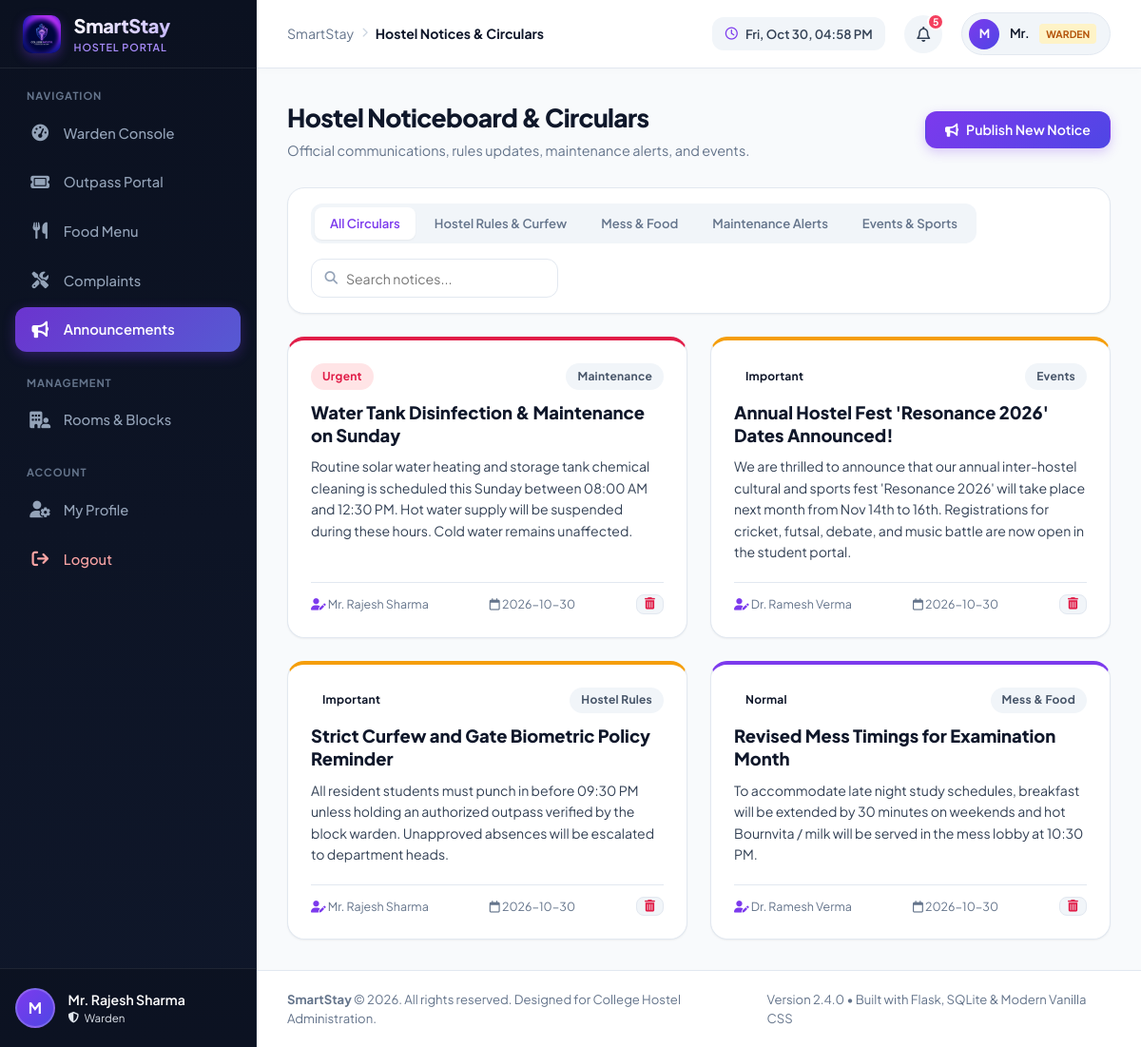
/announcements (signed in), run on the app's committed database.
### tables this page shows
CREATE TABLE users (
        id INTEGER PRIMARY KEY AUTOINCREMENT,
        username TEXT UNIQUE NOT NULL,
        email TEXT UNIQUE NOT NULL,
        password_hash TEXT NOT NULL,
        role TEXT NOT NULL CHECK(role IN ('student', 'warden', 'admin')),
        full_name TEXT NOT NULL,
        phone TEXT,
        avatar TEXT DEFAULT 'default.png',
        created_at TIMESTAMP DEFAULT CURRENT_TIMESTAMP
    );

CREATE TABLE announcements (
        id INTEGER PRIMARY KEY AUTOINCREMENT,
        title TEXT NOT NULL,
        content TEXT NOT NULL,
        priority TEXT DEFAULT 'Normal' CHECK(priority IN ('Urgent', 'Important', 'Normal')),
        category TEXT DEFAULT 'General' CHECK(category IN ('Hostel Rules', 'Mess & Food', 'Maintenance', 'Events', 'General')),
        posted_by INTEGER REFERENCES users(id) ON DELETE SET NULL,
        created_at TIMESTAMP DEFAULT CURRENT_TIMESTAMP
    );

### app.py (the view)
@app.route('/announcements')
@login_required
def announcements():
    category_filter = request.args.get('category', 'all')
    search_query = request.args.get('search', '').strip()
    query = """
        SELECT a.*, u.full_name as author_name, u.role as author_role
        FROM announcements a
        LEFT JOIN users u ON a.posted_by = u.id
        WHERE 1=1
    """
    params = []
    if category_filter != 'all':
        query += " AND a.category = ?"
        params.append(category_filter)
    if search_query:
        query += " AND (a.title LIKE ? OR a.content LIKE ?)"
        params.extend([f"%{search_query}%", f"%{search_query}%"])
    query += " ORDER BY CASE a.priority WHEN 'Urgent' THEN 1 WHEN 'Important' THEN 2 ELSE 3 END, a.created_at DESC"
    announcements_list = query_db(query, params)
    return render_template(
        'announcements.html',
        announcements=announcements_list,
        category_filter=category_filter,
        search_query=search_query
    )

### app.py (called while the page is built)
def get_db():
    db = getattr(g, '_database', None)
    if db is None:
        db = g._database = sqlite3.connect(DATABASE)
        db.row_factory = sqlite3.Row
        db.execute("PRAGMA foreign_keys = ON")
    return db

@app.teardown_appcontext
def close_connection(exception):
    db = getattr(g, '_database', None)
    if db is not None:
        db.close()

def query_db(query, args=(), one=False):
    cur = get_db().execute(query, args)
    rv = cur.fetchall()
    cur.close()
    return (rv[0] if rv else None) if one else rv

def login_required(f):
    @wraps(f)
    def decorated_function(*args, **kwargs):
        if 'user_id' not in session:
            flash('Please log in to access this page.', 'warning')
            return redirect(url_for('login', next=request.url))
        return f(*args, **kwargs)
    return decorated_function

def get_current_user():
    if 'user_id' not in session:
        return None
    user = query_db("SELECT * FROM users WHERE id = ?", [session['user_id']], one=True)
    return user

### templates/announcements.html (shortened to what this page needs)
{% extends "base.html" %}
{% block page_title %}Hostel Notices & Circulars{% endblock %}
{% block content %}
<div class="page-header-row">
  <div class="page-title-group">
    <h1>Hostel Noticeboard & Circulars</h1>
    <p class="page-subtitle">Official communications, rules updates, maintenance alerts, and events.</p>
  </div>
  {% if session.get('role') in ['warden', 'admin'] %}
    <button class="btn btn-primary" onclick="openModal('newAnnouncementModal')">
      <i class="fa-solid fa-bullhorn"></i> Publish New Notice
    </button>
  {% endif %}
</div>
<div class="card" style="margin-bottom: 1.5rem;">
  <div class="card-body" style="padding: 1rem 1.5rem;">
    <div class="filter-bar" style="margin-bottom: 0;">
      <div class="filter-tabs" style="flex-wrap: wrap;">
        <a href="{{ url_for('announcements', category='all', search=search_query) }}" class="filter-tab {% if category_filter == 'all' %}active{% endif %}">
          All Circulars
        </a>
        <a href="{{ url_for('announcements', category='Hostel Rules', search=search_query) }}" class="filter-tab {% if category_filter == 'Hostel Rules' %}active{% endif %}">
          Hostel Rules & Curfew
        </a>
        <a href="{{ url_for('announcements', category='Mess & Food', search=search_query) }}" class="filter-tab {% if category_filter == 'Mess & Food' %}active{% endif %}">
          Mess & Food
        </a>
        <a href="{{ url_for('announcements', category='Maintenance', search=search_query) }}" class="filter-tab {% if category_filter == 'Maintenance' %}active{% endif %}">
          Maintenance Alerts
        </a>
        <a href="{{ url_for('announcements', category='Events', search=search_query) }}" class="filter-tab {% if category_filter == 'Events' %}active{% endif %}">
          Events & Sports
        </a>
      </div>
      <div class="search-input-wrapper">
        <i class="fa-solid fa-magnifying-glass"></i>
        <form method="GET" action="{{ url_for('announcements') }}">
          <input type="text" name="search" class="form-control" placeholder="Search notices..." value="{{ search_query }}">
        </form>
      </div>
    </div>
  </div>
</div>
<div style="display: grid; grid-template-columns: repeat(auto-fill, minmax(340px, 1fr)); gap: 1.5rem;">
  {% if announcements %}
    {% for a in announcements %}
      <div class="card" style="margin-bottom: 0; display: flex; flex-direction: column; border-top: 4px solid {% if a.priority == 'Urgent' %}var(--rose-600){% elif a.priority == 'Important' %}var(--amber-500){% else %}var(--purple-600){% endif %};">
        <div class="card-body" style="flex: 1; display: flex; flex-direction: column;">
          <div style="display: flex; justify-content: space-between; align-items: center; margin-bottom: 0.75rem;">
            <span class="badge badge-{{ a.priority|lower }}">{{ a.priority }}</span>
            <span class="badge badge-low" style="background: var(--bg-subtle);">{{ a.category }}</span>
          </div>
          <h3 style="font-size: 1.15rem; font-weight: 800; color: var(--navy-900); margin-bottom: 0.6rem; line-height: 1.3;">
            {{ a.title }}
          </h3>
          <div style="font-size: 0.88rem; color: var(--navy-700); line-height: 1.6; margin-bottom: 1.25rem; flex: 1;">
            {{ a.content }}
          </div>
          <div style="display: flex; justify-content: space-between; align-items: center; font-size: 0.78rem; color: var(--text-muted); border-top: 1px solid var(--border-color); padding-top: 0.75rem; margin-top: auto;">
            <div>
              <i class="fa-solid fa-user-pen" style="color: var(--purple-600);"></i>
              {{ a.author_name or 'Hostel Administration' }}
            </div>
            <div>
              <i class="fa-regular fa-calendar"></i> {{ a.created_at[:10] }}
            </div>
            {% if session.get('role') in ['warden', 'admin'] %}
              <button class="btn btn-secondary btn-sm" style="padding: 0.2rem 0.5rem; color: var(--rose-600);" onclick="deleteAnnouncement({{ a.id }})" title="Delete Notice">
                <i class="fa-solid fa-trash-can"></i>
              </button>
            {% endif %}
          </div>
        </div>
      </div>
    {% endfor %}
  {% endif %}
</div>
{% endblock %}

### templates/base.html (shortened to what this page needs)
<!DOCTYPE html>
<html lang="en">
<head>
  <link rel="stylesheet" href="https://cdnjs.cloudflare.com/ajax/libs/font-awesome/6.5.1/css/all.min.css">
  <link rel="stylesheet" href="{{ url_for('static', filename='css/style.css') }}">
</head>
<body>
  <div class="app-wrapper">
    <aside class="app-sidebar" id="appSidebar">
      <div class="sidebar-header">
        <img src="{{ url_for('static', filename='images/logo.jpg') }}" alt="SmartStay" class="brand-logo-img">
        <div class="brand-title">
          <span class="brand-name">SmartStay</span>
          <span class="brand-badge">Hostel Portal</span>
        </div>
      </div>
      <div class="sidebar-content">
        <div>
          <div class="nav-section-title">Navigation</div>
          <ul class="nav-menu">
            {% if session.get('role') == 'student' %}
              <li class="nav-item {% if request.path == '/student/dashboard' %}active{% endif %}">
                <a href="{{ url_for('student_dashboard') }}">
                  <i class="fa-solid fa-gauge-high"></i>
                  <span>My Dashboard</span>
                </a>
              </li>
            {% elif session.get('role') == 'warden' %}
              <li class="nav-item {% if request.path == '/warden/dashboard' %}active{% endif %}">
                <a href="{{ url_for('warden_dashboard') }}">
                  <i class="fa-solid fa-gauge-high"></i>
                  <span>Warden Console</span>
                </a>
              </li>
            {% endif %}
            <li class="nav-item {% if request.path == '/outpass' %}active{% endif %}">
              <a href="{{ url_for('outpass') }}">
                <i class="fa-solid fa-ticket"></i>
                <span>Outpass Portal</span>
              </a>
            </li>
            <li class="nav-item {% if request.path == '/food-menu' %}active{% endif %}">
              <a href="{{ url_for('food_menu') }}">
                <i class="fa-solid fa-utensils"></i>
                <span>Food Menu</span>
              </a>
            </li>
            <li class="nav-item {% if request.path == '/complaints' %}active{% endif %}">
              <a href="{{ url_for('complaints') }}">
                <i class="fa-solid fa-screwdriver-wrench"></i>
                <span>Complaints</span>
              </a>
            </li>
            <li class="nav-item {% if request.path == '/announcements' %}active{% endif %}">
              <a href="{{ url_for('announcements') }}">
                <i class="fa-solid fa-bullhorn"></i>
                <span>Announcements</span>
              </a>
            </li>
          </ul>
        </div>
        {% if session.get('role') in ['warden', 'admin'] %}
        <div>
          <div class="nav-section-title">Management</div>
          <ul class="nav-menu">
            <li class="nav-item {% if request.path == '/rooms' %}active{% endif %}">
              <a href="{{ url_for('rooms') }}">
                <i class="fa-solid fa-building-user"></i>
                <span>Rooms & Blocks</span>
              </a>
            </li>
          </ul>
        </div>
        {% endif %}
        <div>
          <div class="nav-section-title">Account</div>
          <ul class="nav-menu">
            <li class="nav-item {% if request.path == '/profile' %}active{% endif %}">
              <a href="{{ url_for('profile') }}">
                <i class="fa-solid fa-user-gear"></i>
                <span>My Profile</span>
              </a>
            </li>
            <li class="nav-item">
              <a href="{{ url_for('logout') }}" style="color: #fca5a5;">
                <i class="fa-solid fa-arrow-right-from-bracket"></i>
                <span>Logout</span>
              </a>
            </li>
          </ul>
        </div>
      </div>
      <div class="sidebar-footer">
        <a href="{{ url_for('profile') }}" class="user-mini-card">
          <div class="user-avatar-circle">
            {{ current_user.full_name[:1] if current_user else 'U' }}
          </div>
          <div class="user-meta">
            <div class="user-meta-name">{{ current_user.full_name if current_user else 'Guest' }}</div>
            <div class="user-meta-role">
              <i class="fa-solid fa-shield-halved"></i>
              <span>{{ current_user.role|capitalize if current_user else 'Resident' }}</span>
            </div>
          </div>
        </a>
      </div>
    </aside>
    <main class="app-main">
      <header class="app-header">
        <div class="header-left">
          <div class="page-breadcrumb">
            <span>SmartStay</span>
            <i class="fa-solid fa-chevron-right" style="font-size: 0.65rem; color: #cbd5e1;"></i>
            <span class="breadcrumb-active">{% block page_title %}Dashboard{% endblock %}</span>
          </div>
        </div>
        <div class="header-right">
          <div class="system-clock">
            <i class="fa-regular fa-clock"></i>
            <span id="systemClockText"></span>
          </div>
          <div style="position: relative;">
            <button class="notification-bell-btn" id="notificationBellBtn" aria-label="Notifications">
              <i class="fa-regular fa-bell"></i>
              {% if unread_notifications_count > 0 %}
                <span class="bell-badge" id="notifBadge">{{ unread_notifications_count }}</span>
              {% endif %}
            </button>
          </div>
          <a href="{{ url_for('profile') }}" class="header-profile-chip">
            <div class="header-avatar">
              {{ current_user.full_name[:1] if current_user else 'U' }}
            </div>
            <span class="header-user-name">{{ current_user.full_name.split(' ')[0] if current_user else 'User' }}</span>
            <span class="header-role-tag {{ current_user.role if current_user else '' }}">
              {{ current_user.role if current_user else '' }}
            </span>
          </a>
        </div>
      </header>
      <div class="page-container">
        {% block content %}{% endblock %}
      </div>
      <footer class="app-footer">
        <div>
          <strong>SmartStay</strong> &copy; 2026. All rights reserved. Designed for College Hostel Administration.
        </div>
        <div>
          <span>Version 2.4.0 • Built with Flask, SQLite & Modern Vanilla CSS</span>
        </div>
      </footer>
    </main>
  </div>
</body>
</html>

### data on the page
users: full_name "M", full_name "Mr. Rajesh Sharma", role "Warden", full_name "Mr.", role "WARDEN"
announcements: priority "Urgent", category "Maintenance", title "Water Tank Disinfection & Maintenance on Sunday", content "Routine solar water heating and storage tank chemical cleaning is scheduled this Sunday between 08:00 AM and 12:30 PM. Hot water supply will be suspended during these hours. Cold water remains unaffected.", full_name "Mr. Rajesh Sharma", created_at "2026-10-30"
announcements: priority "Important", category "Events", title "Annual Hostel Fest 'Resonance 2026' Dates Announced!", content "We are thrilled to announce that our annual inter-hostel cultural and sports fest 'Resonance 2026' will take place next month from Nov 14th to 16th. Registrations for cricket, futsal, debate, and music battle are now open in the student portal.", full_name "Dr. Ramesh Verma", created_at "2026-10-30"
announcements: priority "Important", category "Hostel Rules", title "Strict Curfew and Gate Biometric Policy Reminder", content "All resident students must punch in before 09:30 PM unless holding an authorized outpass verified by the block warden. Unapproved absences will be escalated to department heads.", full_name "Mr. Rajesh Sharma", created_at "2026-10-30"
announcements: priority "Normal", category "Mess & Food", title "Revised Mess Timings for Examination Month", content "To accommodate late night study schedules, breakfast will be extended by 30 minutes on weekends and hot Bournvita / milk will be served in the mess lobby at 10:30 PM.", full_name "Dr. Ramesh Verma", created_at "2026-10-30"

### other printed values
{{ unread_notifications_count }} "5"
